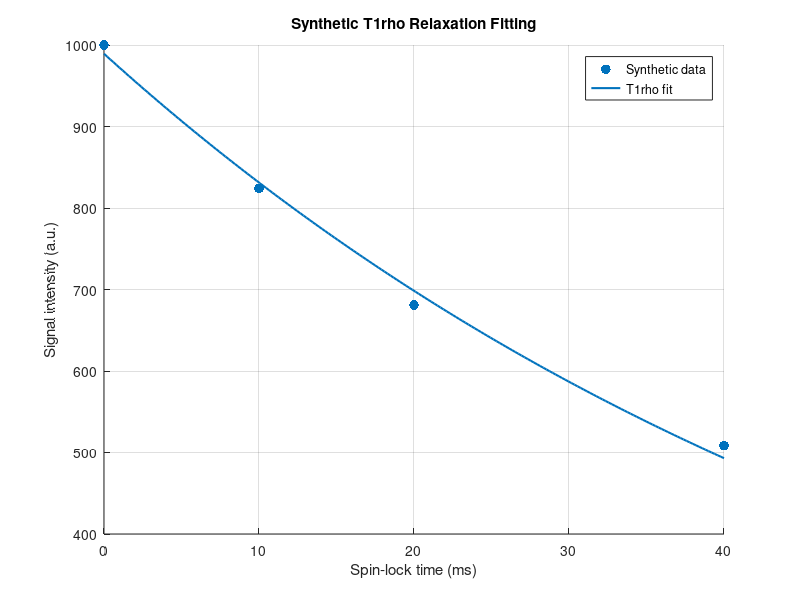

Write MATLAB code to recreate this figure.
%% T1rho Relaxation Fitting Example
% Example of T1rho relaxation-time fitting using synthetic MRI data.
%
% The script generates a mono-exponential T1rho decay, adds Gaussian
% noise, estimates T1rho using nonlinear least-squares fitting, and
% calculates R-squared as a simple measure of goodness of fit.
%
% Only synthetic data are used.

clear;
clc;
close all;

%% Spin-lock times (ms)

TSL = [0 10 20 40];

%% Ground-truth parameters

true_S0 = 1000;
true_T1rho = 55;  % ms

%% Generate synthetic T1rho decay

signal_clean = true_S0 .* exp(-TSL ./ true_T1rho);

%% Add reproducible Gaussian noise

rng(42);
noise = 20 .* randn(size(TSL));
signal_noisy = signal_clean + noise;

%% Define T1rho model

t1rho_model = @(p, tsl) p(1) .* exp(-tsl ./ p(2));

%% Initial parameter estimates

initial_guess = [max(signal_noisy), 50];

%% Estimate S0 and T1rho

objective = @(p) sum( ...
    (signal_noisy - t1rho_model(p, TSL)).^2 ...
);

estimated_parameters = fminsearch( ...
    objective, ...
    initial_guess ...
);

estimated_S0 = estimated_parameters(1);
estimated_T1rho = estimated_parameters(2);

%% Calculate fitted signal at measured TSL values

signal_predicted = t1rho_model( ...
    estimated_parameters, ...
    TSL ...
);

%% Calculate R-squared

residual_sum_squares = sum( ...
    (signal_noisy - signal_predicted).^2 ...
);

total_sum_squares = sum( ...
    (signal_noisy - mean(signal_noisy)).^2 ...
);

R_squared = 1 - ...
    residual_sum_squares / total_sum_squares;

%% Display results

fprintf('True T1rho: %.1f ms\n', true_T1rho);
fprintf('Estimated T1rho: %.1f ms\n', estimated_T1rho);
fprintf('R-squared: %.4f\n', R_squared);

%% Generate fitted curve

TSL_fit = linspace(min(TSL), max(TSL), 200);

signal_fit = t1rho_model( ...
    estimated_parameters, ...
    TSL_fit ...
);

%% Plot results

figure;

scatter(TSL, signal_noisy, 50, 'filled');
hold on;

plot(TSL_fit, signal_fit, 'LineWidth', 1.5);

xlabel('Spin-lock time (ms)');
ylabel('Signal intensity (a.u.)');
title('Synthetic T1rho Relaxation Fitting');

legend('Synthetic data', 'T1rho fit');

grid on;

grid on;
